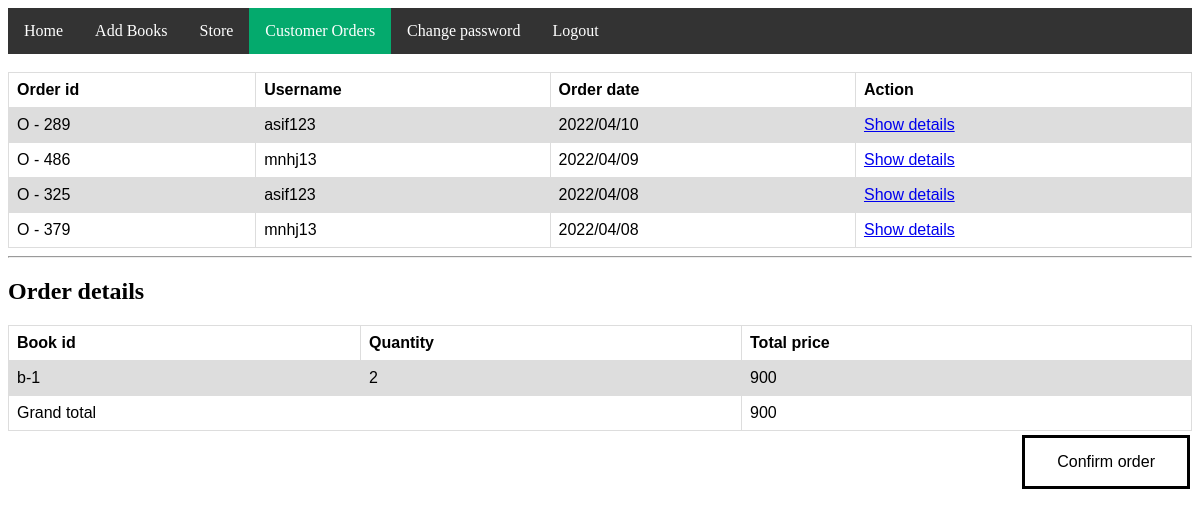
The page /admin/corders.php?action=show&id=O - 486 (signed in) on the database its author committed.
### tables this page shows
CREATE TABLE `customer_order` (
  `order_id` varchar(20) NOT NULL,
  `uname` varchar(30) NOT NULL,
  `order_date` varchar(14) NOT NULL,
  `status` varchar(2) NOT NULL
);

CREATE TABLE `orderline` (
  `order_id` varchar(20) NOT NULL,
  `bookid` varchar(20) NOT NULL,
  `quantity` int(3) NOT NULL,
  `total` int(7) NOT NULL
);

### admin/corders.php (the view, shortened to what this page needs)
<!DOCTYPE html>
<html>
<head>
<link rel="stylesheet" href="style.css">
<link rel="stylesheet" href="corders.css">
</head>
<body>
<ul>
  <li><a href="home.php">Home</a></li>
  <li><a href="addproducts.php">Add Books</a></li>
  <li><a href="store.php">Store</a></li>
  <li><a class="active" href="corders.php">Customer Orders</a></li>
  <li><a href="chngpass.php">Change password</a></li>
  <li><a href="?sign=out">Logout</a></li>
</ul><br>
<div class="container">
<div class="row">
<?php
include("../connection.php");
$sql="select * from customer_order where status=0 order by order_date desc";
$r=mysqli_query($con,$sql);
echo "<table id='customers'>";
echo "<tr>
		<th>Order id</th>
		<th>Username</th>
		<th>Order date</th>
		<th>Action</th>
	  </tr>";
		while($row=mysqli_fetch_array($r))
		{
			$oid=$row['order_id'];
			$uname=$row['uname'];
			$odate=$row['order_date'];
			echo "<tr>
			<td>$oid</td><td>$uname</td><td>$odate</td><td><a href='corders.php?action=show&id=$oid'>Show details</a></td>
			</tr>";
		}
		echo "</table>";
?>
</div>
</div>
<div class="container">
<?php
include("../connection.php");
echo "<hr/>";
echo "<h2>Order details</h2>";
if(isset($_GET['action']) and $_GET['action'] == 'show')
{
	$oid=$_GET['id'];
	$sql="select * from orderline where order_id='$oid'";
	$r=mysqli_query($con,$sql);
	echo "<table id='customers'>";
	echo "<tr>
			<th>Book id</th>
			<th>Quantity</th>
			<th>Total price</th>
		  </tr>";
		  $gtotal=0;
		  while($row=mysqli_fetch_array($r))
		  {
			  $bookid=$row['bookid'];
			  $q=$row['quantity'];
			  $total=$row['total'];
			  echo "<tr>
			  <td>$bookid</td><td>$q</td><td>$total</td>
			  </tr>";
			  $gtotal=$gtotal+$total;
		  }
		  echo "<tr><td colspan='2' align='right'>Grand total</td>
		  <td>$gtotal</td></tr>";
	echo "</table>";
}
?>
</div>
<form action='corders.php' method='post'>
<div class="row">
	<input type="submit" class="button" value="Confirm order" name="corder">
</div>
</form>
</body>
</html>

### admin/style.css (style rules this page uses)
ul { list-style-type: none; margin: 0; padding: 0; overflow: hidden; background-color: #333; }
li { float: left; }
li a { display: block; color: white; text-align: center; padding: 14px 16px; text-decoration: none; }
.active { background-color: #04AA6D; }

### admin/corders.css (style rules this page uses)
table { font-family: arial, sans-serif; border-collapse: collapse; width: 100%; }
td, th { border: 1px solid #dddddd; text-align: left; padding: 8px; }
tr:nth-child(even) { background-color: #dddddd; }
.button { background-color: white; border: solid black; color: black; padding: 15px 32px; float: right; text-align: center; text-decoration: none; display: inline-block; font-size: 16px; margin: 4px 2px; cursor: pointer; }

### rows shown on the page
customer_order: order_id "O - 289", uname "asif123", order_date "2022/04/10"
customer_order: order_id "O - 486", uname "mnhj13", order_date "2022/04/09"
customer_order: order_id "O - 325", uname "asif123", order_date "2022/04/08"
customer_order: order_id "O - 379", uname "mnhj13", order_date "2022/04/08"
orderline: bookid "b-1", quantity "2", total "900"

### other values the page prints
$gtotal "900"
